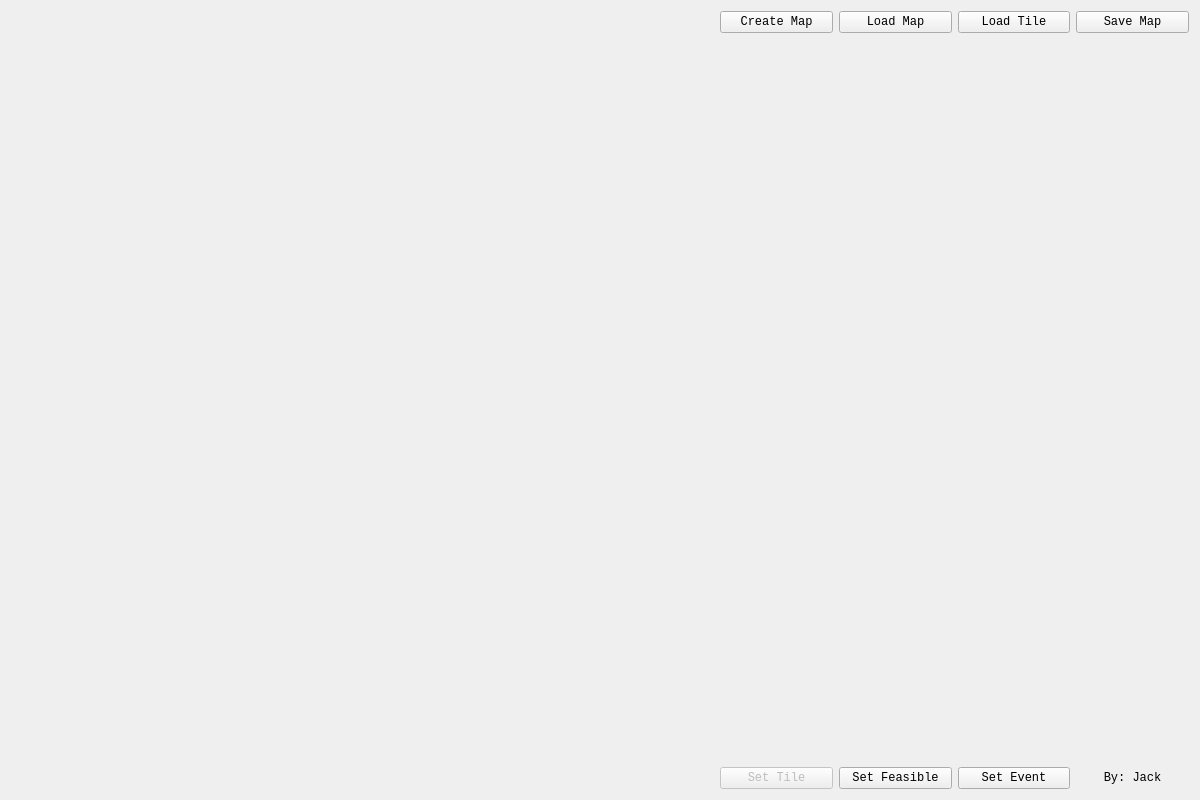
<?xml version="1.0" encoding="UTF-8"?>
<ui version="4.0">
 <class>MainWidget</class>
 <widget class="QWidget" name="MainWidget">
  <property name="geometry">
   <rect>
    <x>0</x>
    <y>0</y>
    <width>1200</width>
    <height>800</height>
   </rect>
  </property>
  <property name="font">
   <font>
    <family>Consolas</family>
   </font>
  </property>
  <layout class="QHBoxLayout" name="horizontalLayout" stretch="3,2">
   <item>
    <widget class="MapViewEdit" name="mapViewEdit" native="true">
     <property name="mouseTracking">
      <bool>true</bool>
     </property>
    </widget>
   </item>
   <item>
    <layout class="QGridLayout" name="tileLayout">
     <item row="2" column="0">
      <widget class="QPushButton" name="setTileBtn">
       <property name="enabled">
        <bool>false</bool>
       </property>
       <property name="font">
        <font>
         <family>Consolas</family>
        </font>
       </property>
       <property name="focusPolicy">
        <enum>Qt::NoFocus</enum>
       </property>
       <property name="text">
        <string>Set Tile</string>
       </property>
      </widget>
     </item>
     <item row="2" column="1">
      <widget class="QPushButton" name="setFeasibleBtn">
       <property name="font">
        <font>
         <family>Consolas</family>
        </font>
       </property>
       <property name="focusPolicy">
        <enum>Qt::NoFocus</enum>
       </property>
       <property name="text">
        <string>Set Feasible</string>
       </property>
      </widget>
     </item>
     <item row="1" column="0" colspan="4">
      <widget class="TileViewSelect" name="tileViewSelect" native="true">
       <property name="font">
        <font>
         <family>Consolas</family>
        </font>
       </property>
       <property name="focusPolicy">
        <enum>Qt::StrongFocus</enum>
       </property>
      </widget>
     </item>
     <item row="0" column="1">
      <widget class="QPushButton" name="loadMapBtn">
       <property name="font">
        <font>
         <family>Consolas</family>
        </font>
       </property>
       <property name="focusPolicy">
        <enum>Qt::NoFocus</enum>
       </property>
       <property name="text">
        <string>Load Map</string>
       </property>
      </widget>
     </item>
     <item row="0" column="0">
      <widget class="QPushButton" name="createMapBtn">
       <property name="font">
        <font>
         <family>Consolas</family>
        </font>
       </property>
       <property name="focusPolicy">
        <enum>Qt::NoFocus</enum>
       </property>
       <property name="text">
        <string>Create Map</string>
       </property>
      </widget>
     </item>
     <item row="2" column="2">
      <widget class="QPushButton" name="setEventBtn">
       <property name="font">
        <font>
         <family>Consolas</family>
        </font>
       </property>
       <property name="focusPolicy">
        <enum>Qt::NoFocus</enum>
       </property>
       <property name="text">
        <string>Set Event</string>
       </property>
      </widget>
     </item>
     <item row="0" column="2">
      <widget class="QPushButton" name="loadTileBtn">
       <property name="font">
        <font>
         <family>Consolas</family>
        </font>
       </property>
       <property name="focusPolicy">
        <enum>Qt::NoFocus</enum>
       </property>
       <property name="text">
        <string>Load Tile</string>
       </property>
      </widget>
     </item>
     <item row="0" column="3">
      <widget class="QPushButton" name="saveMapBtn">
       <property name="font">
        <font>
         <family>Consolas</family>
        </font>
       </property>
       <property name="focusPolicy">
        <enum>Qt::NoFocus</enum>
       </property>
       <property name="text">
        <string>Save Map</string>
       </property>
      </widget>
     </item>
     <item row="2" column="3">
      <widget class="QLabel" name="authorLbl">
       <property name="text">
        <string>By: Jack</string>
       </property>
       <property name="alignment">
        <set>Qt::AlignCenter</set>
       </property>
      </widget>
     </item>
    </layout>
   </item>
  </layout>
 </widget>
 <customwidgets>
  <customwidget>
   <class>MapViewEdit</class>
   <extends>QWidget</extends>
   <header>mapviewedit.h</header>
   <container>1</container>
  </customwidget>
  <customwidget>
   <class>TileViewSelect</class>
   <extends>QWidget</extends>
   <header>tileviewselect.h</header>
   <container>1</container>
  </customwidget>
 </customwidgets>
 <tabstops>
  <tabstop>createMapBtn</tabstop>
  <tabstop>loadMapBtn</tabstop>
  <tabstop>setTileBtn</tabstop>
  <tabstop>setFeasibleBtn</tabstop>
  <tabstop>setEventBtn</tabstop>
 </tabstops>
 <resources/>
 <connections/>
</ui>
